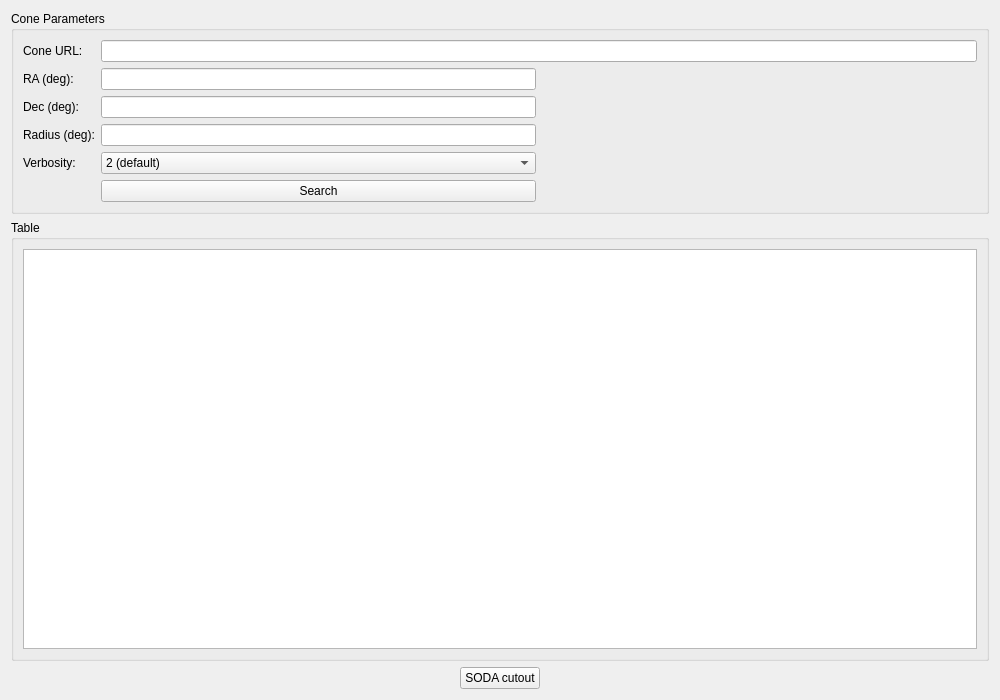
<?xml version="1.0" encoding="UTF-8"?>
<ui version="4.0">
 <class>SimpleConeSearchForm</class>
 <widget class="QWidget" name="SimpleConeSearchForm">
  <property name="geometry">
   <rect>
    <x>0</x>
    <y>0</y>
    <width>1000</width>
    <height>700</height>
   </rect>
  </property>
  <property name="windowTitle">
   <string>Cone Search</string>
  </property>
  <layout class="QVBoxLayout" name="verticalLayout_2">
   <item>
    <widget class="QGroupBox" name="groupCone">
     <property name="title">
      <string>Cone Parameters</string>
     </property>
     <layout class="QGridLayout" name="gridLayout">
      <item row="3" column="0">
       <widget class="QLabel" name="label_4">
        <property name="text">
         <string>Radius (deg):</string>
        </property>
        <property name="buddy">
         <cstring>textRadius</cstring>
        </property>
       </widget>
      </item>
      <item row="1" column="0">
       <widget class="QLabel" name="label_2">
        <property name="text">
         <string>RA (deg):</string>
        </property>
        <property name="buddy">
         <cstring>textRA</cstring>
        </property>
       </widget>
      </item>
      <item row="1" column="2">
       <spacer name="horizontalSpacer">
        <property name="orientation">
         <enum>Qt::Horizontal</enum>
        </property>
        <property name="sizeHint" stdset="0">
         <size>
          <width>40</width>
          <height>20</height>
         </size>
        </property>
       </spacer>
      </item>
      <item row="0" column="1" colspan="2">
       <widget class="QLineEdit" name="textURL"/>
      </item>
      <item row="2" column="1">
       <widget class="QLineEdit" name="textDec"/>
      </item>
      <item row="3" column="1">
       <widget class="QLineEdit" name="textRadius"/>
      </item>
      <item row="2" column="0">
       <widget class="QLabel" name="label_3">
        <property name="text">
         <string>Dec (deg):</string>
        </property>
        <property name="buddy">
         <cstring>textDec</cstring>
        </property>
       </widget>
      </item>
      <item row="4" column="0">
       <widget class="QLabel" name="label_5">
        <property name="text">
         <string>Verbosity:</string>
        </property>
        <property name="buddy">
         <cstring>comboVerbosity</cstring>
        </property>
       </widget>
      </item>
      <item row="1" column="1">
       <widget class="QLineEdit" name="textRA"/>
      </item>
      <item row="0" column="0">
       <widget class="QLabel" name="label">
        <property name="text">
         <string>Cone URL:</string>
        </property>
        <property name="buddy">
         <cstring>textURL</cstring>
        </property>
       </widget>
      </item>
      <item row="4" column="1">
       <widget class="QComboBox" name="comboVerbosity">
        <property name="currentIndex">
         <number>1</number>
        </property>
        <item>
         <property name="text">
          <string>1 (minimum)</string>
         </property>
        </item>
        <item>
         <property name="text">
          <string>2 (default)</string>
         </property>
        </item>
        <item>
         <property name="text">
          <string>3 (maximum)</string>
         </property>
        </item>
       </widget>
      </item>
      <item row="5" column="1">
       <widget class="QPushButton" name="btnSearch">
        <property name="text">
         <string>Search</string>
        </property>
       </widget>
      </item>
     </layout>
    </widget>
   </item>
   <item>
    <widget class="QGroupBox" name="groupTable">
     <property name="title">
      <string>Table</string>
     </property>
     <layout class="QVBoxLayout" name="verticalLayout">
      <item>
       <widget class="QTableWidget" name="table">
        <property name="editTriggers">
         <set>QAbstractItemView::NoEditTriggers</set>
        </property>
        <property name="selectionMode">
         <enum>QAbstractItemView::SingleSelection</enum>
        </property>
        <property name="selectionBehavior">
         <enum>QAbstractItemView::SelectRows</enum>
        </property>
       </widget>
      </item>
     </layout>
    </widget>
   </item>
   <item>
    <layout class="QHBoxLayout" name="horizontalLayout">
     <item>
      <spacer name="horizontalSpacer_2">
       <property name="orientation">
        <enum>Qt::Horizontal</enum>
       </property>
       <property name="sizeHint" stdset="0">
        <size>
         <width>40</width>
         <height>20</height>
        </size>
       </property>
      </spacer>
     </item>
     <item>
      <widget class="QPushButton" name="btnCutout">
       <property name="text">
        <string>SODA cutout</string>
       </property>
      </widget>
     </item>
     <item>
      <spacer name="horizontalSpacer_3">
       <property name="orientation">
        <enum>Qt::Horizontal</enum>
       </property>
       <property name="sizeHint" stdset="0">
        <size>
         <width>40</width>
         <height>20</height>
        </size>
       </property>
      </spacer>
     </item>
    </layout>
   </item>
  </layout>
 </widget>
 <tabstops>
  <tabstop>textURL</tabstop>
  <tabstop>textRA</tabstop>
  <tabstop>textDec</tabstop>
  <tabstop>textRadius</tabstop>
  <tabstop>comboVerbosity</tabstop>
  <tabstop>btnSearch</tabstop>
  <tabstop>table</tabstop>
 </tabstops>
 <resources/>
 <connections/>
</ui>
